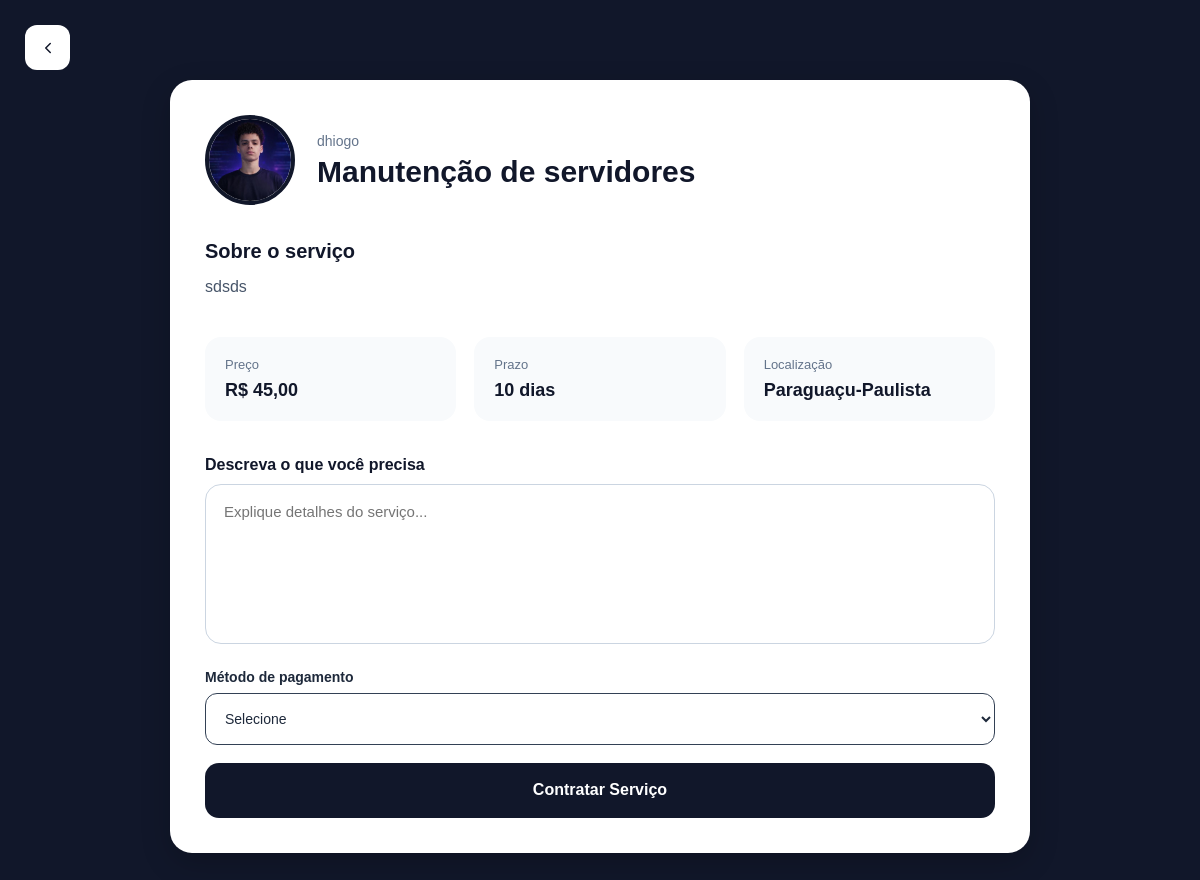
Page /frontend/public/Cliente/contratar-servico.php?id=5 (signed in) on the committed database.
### tables this page shows
CREATE TABLE `servicos` (
  `id` int(11) NOT NULL,
  `usuario_id` int(11) NOT NULL,
  `categoria_id` int(11) NOT NULL,
  `nome_servico` varchar(255) NOT NULL,
  `descricao` varchar(255) DEFAULT NULL,
  `preco` decimal(10,2) NOT NULL,
  `prazo` int(11) NOT NULL,
  `localizacao` varchar(255) DEFAULT NULL,
  `criado_em` timestamp NOT NULL DEFAULT current_timestamp()
);

CREATE TABLE `usuarios` (
  `id` int(11) NOT NULL,
  `nome` varchar(100) NOT NULL,
  `email` varchar(255) NOT NULL,
  `senha` varchar(255) NOT NULL,
  `telefone` varchar(20) DEFAULT NULL,
  `tipo` enum('cliente','prestador','admin') DEFAULT 'cliente',
  `criado_em` timestamp NOT NULL DEFAULT current_timestamp(),
  `foto` varchar(255) DEFAULT NULL
);

### backend/app/models/ServicoModel.php (called while the page is built, shortened)
<?php
class ServicoModel {
    private $pdo;
    public function __construct($pdo){
        $this->pdo = $pdo;
    }
   public function buscarPorId($id) {
    $sql = "SELECT
    servicos.*,
    usuarios.nome AS prestador,
    usuarios.foto,
    usuarios.email
FROM servicos
INNER JOIN usuarios
ON servicos.usuario_id = usuarios.id
WHERE servicos.id = ?";
    $stmt = $this->pdo->prepare($sql);
    $stmt->execute([$id]);
    return $stmt->fetch(PDO::FETCH_ASSOC);
}
}

### backend/app/controllers/ServicoController.php (called while the page is built, shortened)
<?php
require_once "C:/Turma2/xampp/htdocs/catalogo-servicos/backend/app/models/ServicoModel.php";
class ServicoController
{
    private $servicoModel;
    public function __construct($pdo)
    {
        $this->servicoModel = new ServicoModel($pdo);
    }
    public function buscarPorId($id)
    {
        return $this->servicoModel->buscarPorId($id);
    }
}

### frontend/public/Cliente/contratar-servico.php (the view, shortened to what this page needs)
<?php
require_once "C:/Turma2/xampp/htdocs/catalogo-servicos/backend/app/database/database.php";
require_once "C:/Turma2/xampp/htdocs/catalogo-servicos/backend/app/controllers/ServicoController.php";
$servicoController = new ServicoController($pdo);
$id = $_GET['id'] ?? null;
$servico = $servicoController->buscarPorId($id);
?>
<!DOCTYPE html>
<html lang="pt-br">
<head>
    <link
        rel="stylesheet"
        href="../css/contratar-servico.css">
</head>
<body>
    <a href="../home.php" class="btn-back">
        <svg
            class="icon-back"
            viewBox="0 0 24 24"
            fill="none">
            <path
                d="M15 18l-6-6 6-6"
                stroke="currentColor"
                stroke-width="2"
                stroke-linecap="round"
                stroke-linejoin="round" />
        </svg>
    </a>
    <div class="container">
        <div class="card-servico">
            <div class="topo-servico">
                <img
                    src="<?= !empty($servico['foto']) ? '../' . $servico['foto'] : '../img/user.jpg' ?>"
                    class="foto-prestador">
                <div>
                    <span class="prestador">
                        <?= htmlspecialchars($servico['prestador']) ?>
                    </span>
                    <h1>
                        <?= htmlspecialchars($servico['nome_servico']) ?>
                    </h1>
                </div>
            </div>
            <div class="descricao-box">
                <h3>
                    Sobre o serviço
                </h3>
                <p>
                    <?= htmlspecialchars($servico['descricao']) ?>
                </p>
            </div>
            <div class="infos">
                <div class="info-card">
                    <span>Preço</span>
                    <strong>
                        R$ <?= number_format(
                                $servico['preco'],
                                2,
                                ',',
                                '.'
                            ) ?>
                    </strong>
                </div>
                <div class="info-card">
                    <span>Prazo</span>
                    <strong>
                        <?= $servico['prazo'] ?> dias
                    </strong>
                </div>
                <div class="info-card">
                    <span>Localização</span>
                    <strong>
                        <?= htmlspecialchars($servico['localizacao']) ?>
                    </strong>
                </div>
            </div>
            <form
                method="POST"
                class="form-contratar">
                <label>
                    Descreva o que você precisa
                </label>
                <textarea
                    name="mensagem"
                    placeholder="Explique detalhes do serviço..."
                    required></textarea>
                    <div class="input-group">
    <label>
        Método de pagamento
    </label>
    <select
        name="pagamento"
        id="pagamento"
        onchange="toggleCartao()"
        required>
        <option value="">
            Selecione
        </option>
    </select>
</div>
                <button
                    type="submit"
                    name="contratar">
                    Contratar Serviço
                </button>
            </form>
        </div>
    </div>
</body>
</html>

### frontend/public/css/contratar-servico.css (style rules this page uses)
* { margin: 0; padding: 0; box-sizing: border-box; }
body { background: #11172a; font-family: "Poppins", sans-serif; color: #fff; }
.btn-back { position: absolute; top: 25px; left: 25px; display: flex; align-items: center; justify-content: center; width: 45px; height: 45px; border-radius: 12px; background: #fff; color: #11172a; text-decoration: none; transition: 0.3s; }
.icon-back { width: 18px; height: 18px; }
.container { max-width: 900px; margin: 60px auto; padding: 20px; }
.card-servico { background: #fff; color: #11172a; border-radius: 22px; padding: 35px; box-shadow: 0 10px 30px rgba(0,0,0,0.2); }
.topo-servico { display: flex; align-items: center; gap: 22px; margin-bottom: 35px; }
.foto-prestador { width: 90px; height: 90px; border-radius: 50%; object-fit: cover; border: 4px solid #11172a; }
.prestador { color: #64748b; font-size: 14px; }
.topo-servico h1 { font-size: 30px; margin-top: 5px; }
.descricao-box { margin-bottom: 35px; }
.descricao-box h3 { margin-bottom: 10px; font-size: 20px; }
.descricao-box p { color: #475569; line-height: 1.8; }
.infos { display: grid; grid-template-columns: repeat(3, 1fr); gap: 18px; margin-bottom: 35px; }
.info-card { background: #f8fafc; border-radius: 16px; padding: 20px; }
.info-card span { display: block; font-size: 13px; color: #64748b; margin-bottom: 8px; }
.info-card strong { font-size: 18px; }
.form-contratar { display: flex; flex-direction: column; }
.form-contratar label { margin-bottom: 10px; font-weight: 600; }
.form-contratar textarea { height: 160px; border: 1px solid #cbd5e1; border-radius: 16px; padding: 18px; resize: none; font-family: inherit; font-size: 15px; margin-bottom: 25px; transition: 0.3s; }
.input-group { display: flex; flex-direction: column; margin-bottom: 18px; }
.input-group label { margin-bottom: 8px; font-size: 14px; font-weight: 600; color: #1e293b; }
.input-group input, .input-group select { height: 52px; border: 1px solid #334155; background: #fff; color: #1e293b; border-radius: 12px; padding: 0 15px; font-size: 14px; outline: none; }
.form-contratar button { height: 55px; border: none; border-radius: 14px; background: #11172a; color: #fff; font-size: 16px; font-weight: 600; cursor: pointer; transition: 0.3s; }

### rows in the picture
servicos: usuario.foto (picture), usuario.nome "dhiogo", nome_servico "Manutenção de servidores", descricao "sdsds", preco "45,00", prazo "10", localizacao "Paraguaçu-Paulista"
